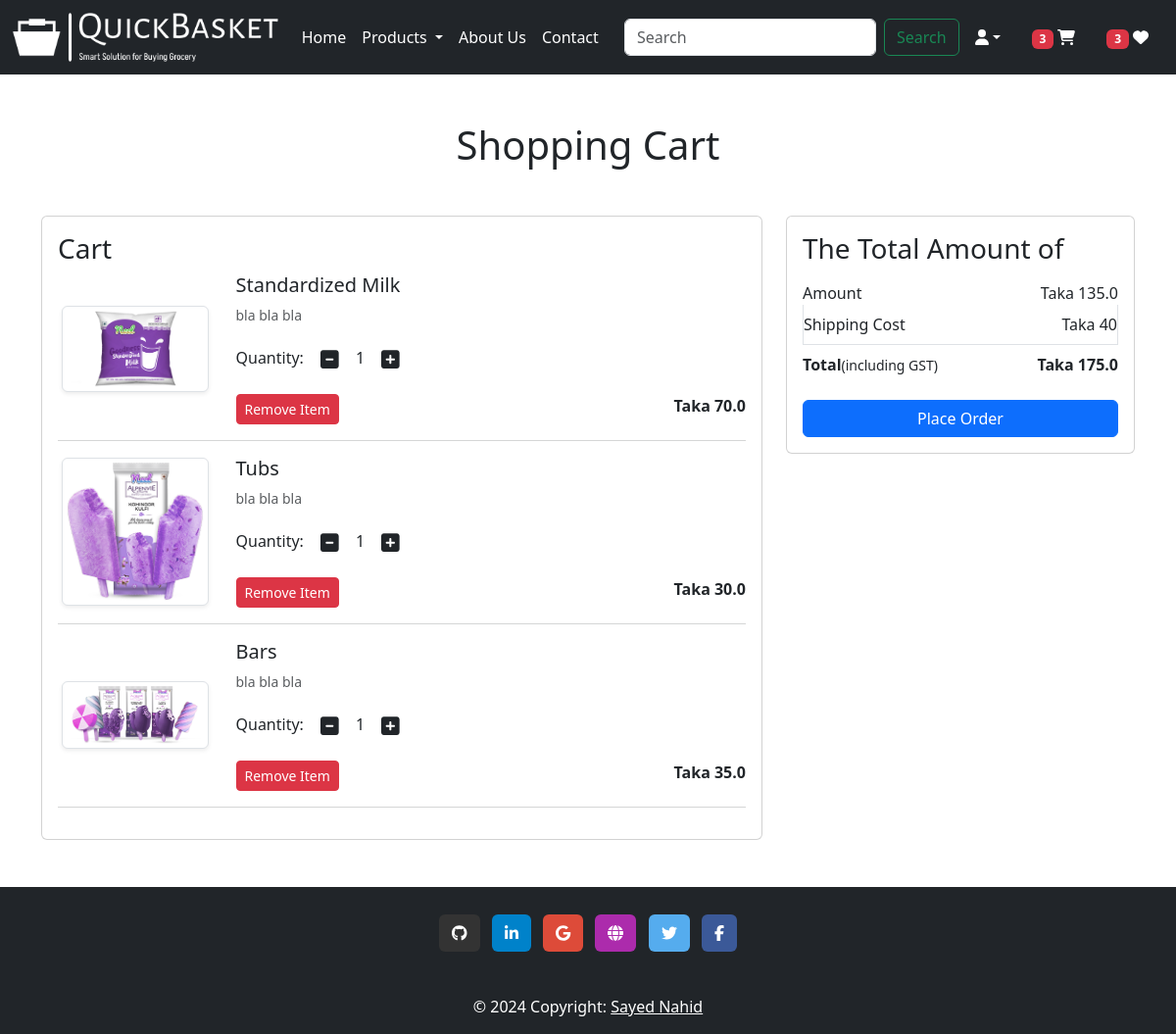
The app's page /cart/ (signed in), older data.
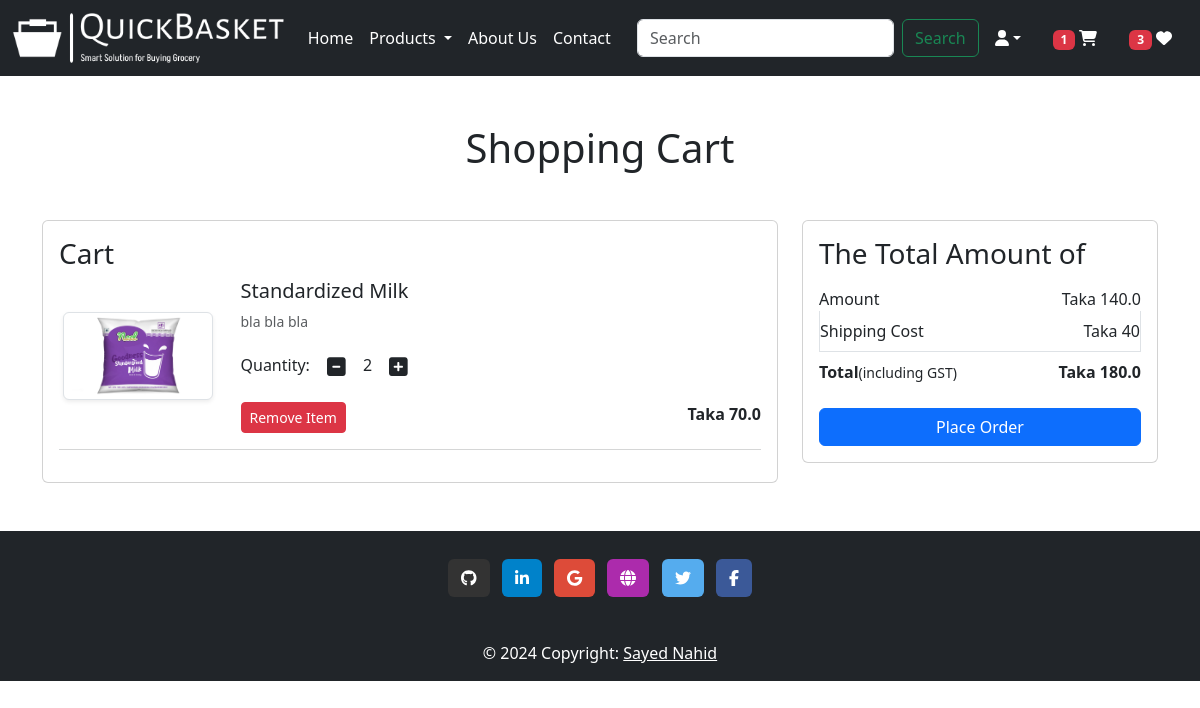
The same page, newer data.
### myapp/models.py (models this page shows, shortened)
class Cart(models.Model):
    user = models.ForeignKey(User, on_delete=models.CASCADE)
    product = models.ForeignKey(Product, on_delete=models.CASCADE)
    quantity = models.PositiveIntegerField(default=1)

class Product(models.Model):
    title = models.CharField(max_length=100)
    selling_price = models.FloatField()
    discounted_price = models.FloatField()
    description = models.TextField()
    composition = models.TextField(default='')
    prodapp = models.TextField(default='')
    category = models.CharField(choices=CATEGORY_CHOICES, max_length=2)
    product_image = models.ImageField(upload_to='product')

### myapp/views.py (the view)
# urls.py: path('cart/', views.show_cart, name="showcart"),
@login_required
def show_cart(request):
    totalitem = 0
    wishitem=0
    if request.user.is_authenticated:
        totalitem = len(Cart.objects.filter(user=request.user))
        wishitem = len(Wishlist.objects.filter(user=request.user))
    user = request.user
    cart = Cart.objects.filter(user=user)
    amount = 0
    for i in cart:
        value = i.quantity * i.product.discounted_price
        amount = amount + value
    totalamount = amount + 40
    return render(request, 'app/addtocart.html', locals())

### myapp/templates/app/addtocart.html (shortened to what this page needs)
{% extends "app/base.html" %}
{% load static %}
{% block main.content %}
<div class="container my-5">
    <div class="row">
        {% if cart %}
            <h1 class="text-center mb-5">Shopping Cart</h1>
            <div class="col-sm-8">
                <div class="card">
                    <div class="card-body">
                        <h3>Cart</h3>
                        {% for item in cart %}
                            <div class="row">
                                <div class="col-sm-3 text-center align-self-center">
                                    <img src="{{item.product.product_image.url}}" alt="" srcset="" class="img-fluid img-thumbnail shadow-sm" height="150" width="150">
                                </div>
                                <div class="col-sm-9">
                                    <div>
                                        <h5>{{item.product.title}}</h5>
                                        <p class="mb-2 text-muted small">{{item.product.description}}</p>
                                        <div class="my-3">
                                            <label for="quantity">Quantity:</label>
                                            <a class="minus-cart btn" pid={{item.product.id}}><i class="fas fa-minus-square fa-lg"></i></a>
                                            <span id="quantity">{{item.quantity}}</span>
                                            <a class="plus-cart btn" pid={{item.product.id}}><i class="fas fa-plus-square fa-lg"></i></a>
                                        </div>
                                        <div class="d-flex justify-content-between">
                                            <a class="remove-cart btn btn-sm btn-danger mr-3" pid={{item.product.id}}>Remove Item</a>
                                            <p class="mb-0"><span><strong>Taka {{item.product.discounted_price}}</strong></span></p>
                                        </div>
                                    </div>
                                </div>
                            </div>
                            <hr class="text-muted">
                        {% endfor %}
                    </div>
                </div>
            </div>
            <div class="col-sm-4">
                <div class="card">
                    <div class="card-body">
                        <h3>The Total Amount of</h3>
                        <ul class="list-group">
                            <li class="list-group-item d-flex justify-content-between align-items-center border-0 px-0 pb-0">Amount<span id="amount">Taka {{amount}}</span></li>
                            <li class="list-group-item d-flex justify-content-between align-items-center px-0">Shipping Cost<span>Taka 40</span></li>
                            <li class="list-group-item d-flex justify-content-between align-items-center border-0 px-0 mb-3">
                                <div>
                                    <strong>Total</strong><small>(including GST)</small>
                                </div>
                                <span id="totalamount"><strong>Taka {{totalamount}}</strong></span>
                            </li>
                        </ul>
                        <div class="d-grid"><a href="{% url 'checkout' %}" class="btn btn-primary">Place Order</a></div>
                    </div>
                </div>
            </div>
        {% else %}
            <h1 class="text-center mb-5">Cart is Empty.</h1>
        {% endif %}
    </div>
</div>
{% endblock main.content %}

### myapp/templates/app/base.html (shortened to what this page needs)
<!DOCTYPE html>
{% load static %}
<html lang="en">
    <head>
        <link href="https://cdn.jsdelivr.net/npm/bootstrap@5.3.3/dist/css/bootstrap.min.css" rel="stylesheet">
        <link rel="stylesheet" href="{% static 'app/css/style.css' %}">
        <link rel="stylesheet" href="{% static 'app/css/owl.carousel.min.css' %} "/>
        <link rel="stylesheet" href="{% static 'app/css/all.min.css' %} "/>
    </head>
    <body>
        <nav class="navbar navbar-expand-lg navbar-dark bg-dark">
            <div class="container-fluid">
              <a class="navbar-brand" href="/"><img src="{% static 'app/images/logo.png' %}" width="100%" height="50"/></a>
              <div class="collapse navbar-collapse" id="navbarSupportedContent">
                <ul class="navbar-nav me-auto mb-2 mb-lg-0">
                  {% if request.user.is_authenticated %}
                  <li class="nav-item">
                    <a class="nav-link active" aria-current="page" href="/">Home</a>
                  </li>
                  <li class="nav-item dropdown">
                    <a class="nav-link dropdown-toggle text-white" href="#" id="navbarDropdown" role="button" data-bs-toggle="dropdown" aria-expanded="false">
                      Products
                    </a>
                  </li>
                  <li class="nav-item">
                    <a class="nav-link text-white" href="{% url 'about' %}">About Us</a>
                  </li>
                  <li class="nav-item">
                    <a class="nav-link text-white" href="{% url 'contact' %}">Contact</a>
                  </li>
                </ul>
                <form class="d-flex" role="search" action="/search">
                  <input class="form-control me-2" type="search" placeholder="Search" name="search" aria-label="Search">
                  <button class="btn btn-outline-success" type="submit">Search</button>
                </form>
                <div>
                  <ul class="navbar-nav me-auto mb-2 mb-lg-0">
                    <li class="nav-item dropdown mx-2">
                      <a class="nav-link dropdown-toggle text-white" href="" id="profileDropDown" role="button" data-bs-toggle="dropdown" arial-expanded="false"><i class="fa fa-user"></i></a>
                    </li>
                    <li class="nav-item mx-2">
                      <a href="{% url 'showcart' %}" class="nav-link text-white"><span class="badge bg-danger">{% if totalitem > 0 %} {{totalitem}} {% endif %}</span> <i class="fa fa-shopping-cart"></i></a>
                    </li>
                    <li class="nav-item mx-2">
                      <a href="{% url 'wishlist' %}" class="nav-link text-white"><span class="badge bg-danger">{% if wishitem > 0 %} {{wishitem}} {% endif %}</span> <i class="fa fa-heart"></i></a>
                    </li>
                    {% endif %}
                  </ul>
                </div>
              </div>
            </div>
          </nav>
        {% block main.content %}{% endblock main.content %}
          <footer class="bg-dark text-center">
            <div class="container p-4 pb-0">
              <section class="mb-4">
                <a
                data-mdb-ripple-init
                  class="btn text-white btn-floating m-1"
                  style="background-color: #333333;"
                  href="https://github.com/Sayed-Nahid"
                  role="button"
                  ><i class="fab fa-github"></i
                ></a>
                <a
                  data-mdb-ripple-init
                  class="btn text-white btn-floating m-1"
                  style="background-color: #0082ca;"
                  href="https://www.linkedin.com/in/sayednahid"
                  role="button"
                  ><i class="fab fa-linkedin-in"></i
                ></a>
                <a
                  data-mdb-ripple-init
                  class="btn text-white btn-floating m-1"
                  style="background-color: #dd4b39;"
                  href="mailto:sayednahid.dev@gmail.com"
                  role="button"
                  ><i class="fab fa-google"></i
                ></a>
                <a
                  data-mdb-ripple-init
                  class="btn text-white btn-floating m-1"
                  style="background-color: #ac2bac;"
                  href="#!"
                  role="button"
                  ><i class="fas fa-globe"></i
                ></a>
                <a
                  data-mdb-ripple-init
                  class="btn text-white btn-floating m-1"
                  style="background-color: #55acee;"
                  href="#!"
                  role="button"
                  ><i class="fab fa-twitter"></i
                ></a>
                <a
                  data-mdb-ripple-init
                  class="btn text-white btn-floating m-1"
                  style="background-color: #3b5998;"
                  href="https://www.facebook.com/sayed.nahid.73/"
                  role="button"
                  ><i class="fab fa-facebook-f"></i
                ></a>
              </section>
            </div>
            <div class="text-center p-3 text-white" >
              © 2024 Copyright:
              <a class="text-white" href="mailto:nahid15-3849@diu.edu.bd">Sayed Nahid</a>
            </div>
          </footer>
    </body>
</html>

Row changes from the older to the newer data that the page shows:
removed Cart: product.product_image (picture), product "Tubs", product.description "bla bla bla", quantity "1", product.discounted_price "30.0"
removed Cart: product.product_image (picture), product "Bars", product.description "bla bla bla", quantity "1", product.discounted_price "35.0"
changed Cart "Standardized Milk": quantity "1" → "2"
Text that changed along with them:
{{ totalitem }}: "3" → "1"
{{ amount }}: "135.0" → "140.0"
{{ totalamount }}: "175.0" → "180.0"
